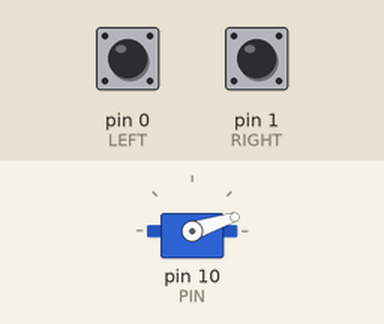
Recording of a sketch running on a simulated Arduino Uno, built with avr-gcc and run on an emulated ATmega328P. Shown: servo. Inputs (shaded band) come from the test bench; at power-on: pin 0 (LEFT) LOW, pin 1 (RIGHT) LOW.

Above: at 1.29 s.
1.3 s: pin 0 (LEFT) pulled HIGH for 3.2 s
At 2.1 s:
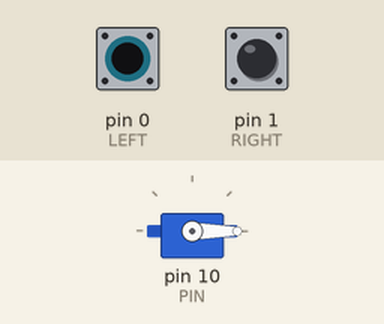
6.6 s: pin 1 (RIGHT) pulled HIGH for 1 s
At 7.42 s:
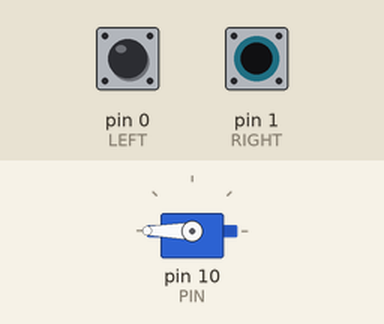
9.6 s: pin 0 (LEFT) pulled HIGH for 1 s
At 9.88 s:
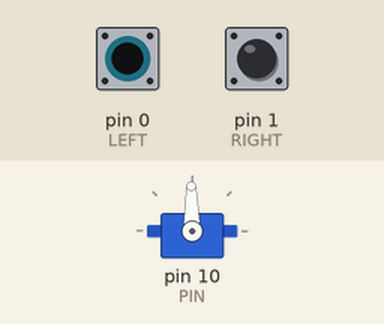
Timing chart, 0 to 18.7 s (numbered marks = the images above; inputs shaded):
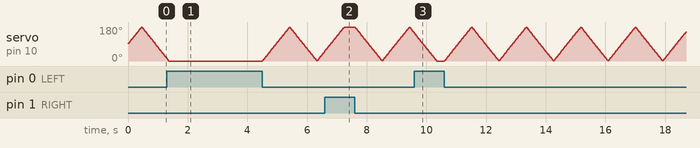

The sketch:

code7.ino
```cpp
/*-------------------------------------------------
左ボタンを押してサーボモータを0~180度、
右ボタンを押して180~0度に回転させるプログラム
--------------------------------------------------*/

#include<Servo.h> //サーボモータ用ライブラリ

#define PIN 10  //サーボモータ用ピン
#define LEFT 0 //LEFT 左
#define RIGHT 1 //RIGHT 右

Servo servo; //サーボモータの宣言
int a = 90; //角度変数の宣言

void setup() {

  pinMode(LEFT, INPUT); //10番ピン出力を宣言
  pinMode(RIGHT, INPUT); //10番ピン出力を宣言
  servo.attach(PIN); //サーボモータを9番ピンに接続
  servo.write(a); //サーボモータを90度のところに設定

}

void loop() {

  //左ボタンを押したら0から180度まで角度変化
  while ((digitalRead(LEFT)) == LOW) {
    if (a == 180) {//180度まで来たらストップ
     break;
    }
    else {
      a++;
      servo.write(a);
      delay(5);
    }
  }


  //右ボタンを押したら0から180度まで角度変化
  while ((digitalRead(RIGHT)) == LOW) {
    if (a == 0){//0度まで来たらストップ
     break;
    }
    else {
      a--;
      servo.write(a);
      delay(5);
    }
  }
}
```
